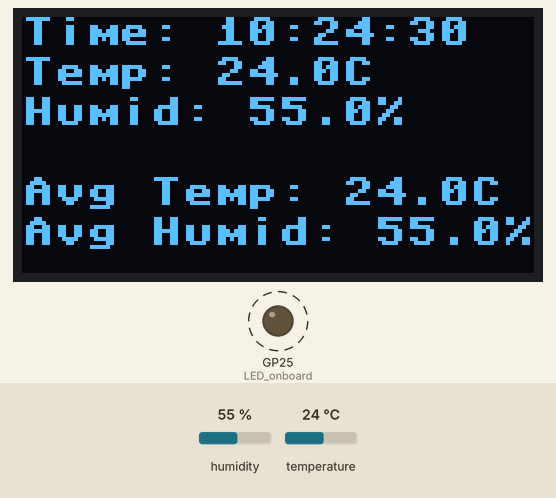
Recording of a program running on a simulated Raspberry Pi Pico running MicroPython. Shown: 128×64 one-colour display, output pins drawn as LEDs (lit = HIGH). Wiring (from the project's diagram.json): DHT22 sensor on GP22. Dashed ring = blinking. The inputs (shaded band) are chosen by the test bench; at power-on: humidity 55 %, temperature 24 °C. The clock reads 2024-03-15 10:24:30 at power-on unless the program sets it.

Above: at 1.2 s.
1.3 s: humidity set to 22 %
At 2.22 s:
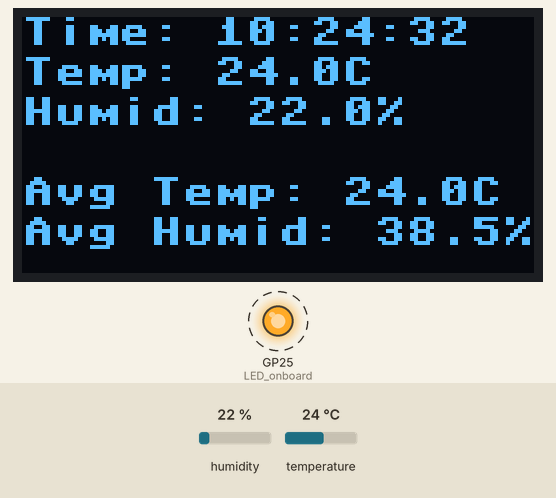
4.0 s: temperature set to 12 °C
At 5.7 s:
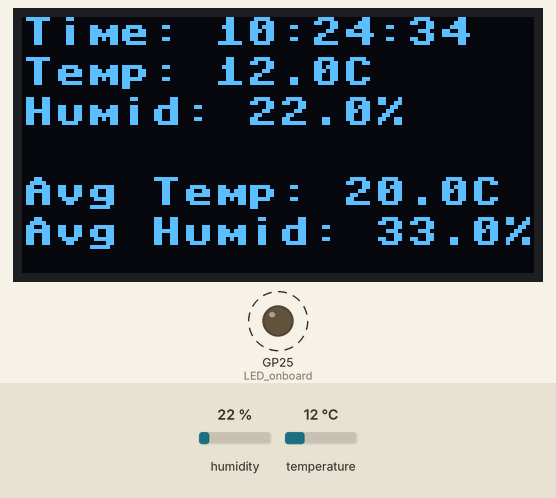
6.7 s: humidity set to 40 %
At 9.6 s:
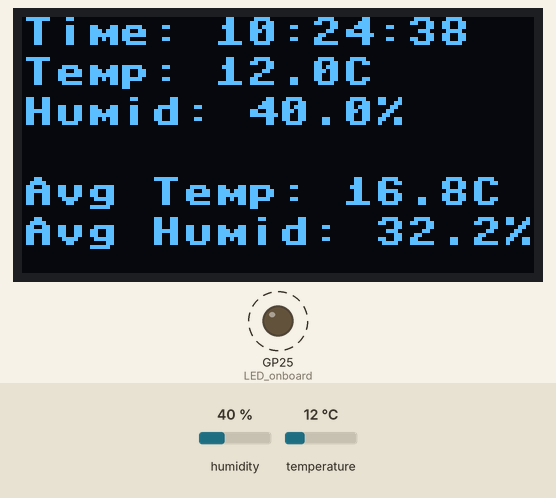
9.9 s: temperature set to 19 °C
At 10.8 s:
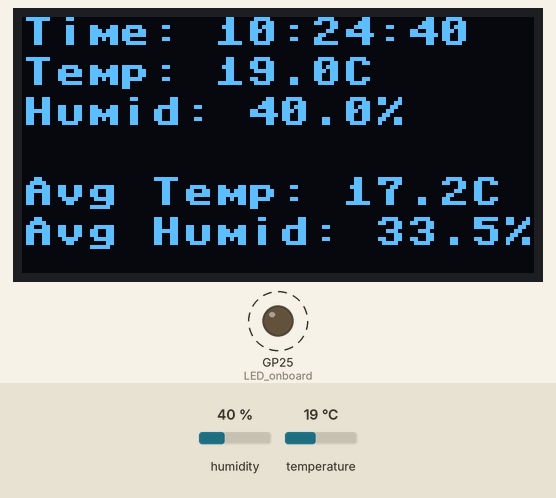
Timing chart, 0 to 13.6 s (numbered marks = the images above; inputs shaded):
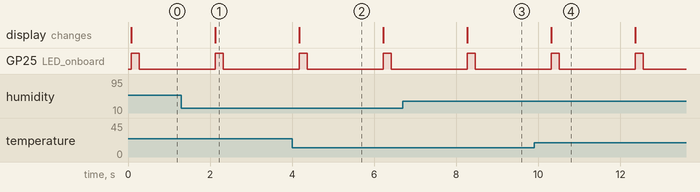

The program:

main.py
```python
"""
/***************************************************************
 *                                                             *
 *                    GNU GENERAL PUBLIC LICENSE               *
 *                       Version 3, 29 June 2007               *
 *                                                             *
 *  This program is free software: you can redistribute it and *
 *  or modify it under the terms of the GNU General Public     *
 *  License as published by the Free Software Foundation,      *
 *  either version 3 of the License, or (at your option) any   *
 *  later version.                                             *
 *                                                             *
 *  This program is distributed in the hope that it will be    *
 *  useful, but WITHOUT ANY WARRANTY; without even the implied *
 *  warranty of MERCHANTABILITY or FITNESS FOR A PARTICULAR    *
 *  PURPOSE. See the GNU General Public License for more       *
 *  details.                                                   *
 *                                                             *
 *  You should have received a copy of the GNU General Public  *
 *  License along with this program. If not, see               *
 *  <https://www.gnu.org/licenses/>.                           *
 *                                                             *
 ***************************************************************/
"""

from machine import Pin, I2C
import ssd1306
import dht
from utime import localtime, sleep

# Initialise the Pico onboard LED
LED_onboard = Pin("LED", Pin.OUT)

# Initialise I2C for the SSD1306 OLED display
i2c = I2C(0, scl=Pin(17), sda=Pin(16))
oled = ssd1306.SSD1306_I2C(128, 64, i2c)

# Initialise the DHT22 sensor
sensor = dht.DHT22(Pin(22))

tempHist = []
humidHist = []

def calculate_mean(numbers):
    if not numbers:
        return 0
    return sum(numbers) / len(numbers)

def main():
    while 1:
        # Measure temperature and humidity
        sensor.measure()
        temp = sensor.temperature()
        humid = sensor.humidity()

        # Add current temperature and humidity to the history lists
        tempHist.append(temp)
        humidHist.append(humid)

        # Calculate average temperature and humidity
        avg_temp = calculate_mean(tempHist)
        avg_humid = calculate_mean(humidHist)

        # Get the current time
        current_time = localtime()
        time_str = "{:02}:{:02}:{:02}".format(current_time[3], current_time[4], current_time[5])

        # Clear the display
        oled.fill(0)

        # Display temperature, humidity, and time
        oled.text("Time: {}".format(time_str), 0, 0)
        oled.text("Temp: {:.1f}C".format(temp), 0, 10)
        oled.text("Humid: {:.1f}%".format(humid), 0, 20)
        oled.text("Avg Temp: {:.1f}C".format(avg_temp), 0, 40)
        oled.text("Avg Humid: {:.1f}%".format(avg_humid), 0, 50)

        # Update the display
        oled.show()

        # Toggle the onboard LED to show updating
        LED_onboard.value(1)
        sleep(0.2)
        LED_onboard.value(0)

        # Wait for 1.8 second before the next update
        sleep(1.8)


if __name__ == "__main__":
    try:
        main()
    except OSError as e:
        print("Oops... Something happened")
    except Exception as ex:
        print(ex)
```

Measured:
- after the input at 1.3 s, the display: changes after 0.82 s (image 1)
- after the input at 6.7 s, the display: changes after 1.6 s (image 3)
- by itself, GP25 (LED_onboard): alternates HIGH for 0.20 s and LOW for 1.8 s
- what the display in image 2 shows lasts 2.0 s, from 4.2 s to 6.2 s
